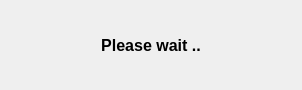
<ui version="4.0" >
 <class>PleaseWaitDialog</class>
 <widget class="QDialog" name="PleaseWaitDialog" >
  <property name="enabled" >
   <bool>true</bool>
  </property>
  <property name="geometry" >
   <rect>
    <x>0</x>
    <y>0</y>
    <width>302</width>
    <height>90</height>
   </rect>
  </property>
  <property name="sizePolicy" >
   <sizepolicy vsizetype="Fixed" hsizetype="Fixed" >
    <horstretch>0</horstretch>
    <verstretch>0</verstretch>
   </sizepolicy>
  </property>
  <property name="contextMenuPolicy" >
   <enum>Qt::NoContextMenu</enum>
  </property>
  <property name="windowTitle" >
   <string>Please wait ....</string>
  </property>
  <property name="sizeGripEnabled" >
   <bool>false</bool>
  </property>
  <property name="modal" >
   <bool>false</bool>
  </property>
  <layout class="QHBoxLayout" name="horizontalLayout" >
   <item>
    <widget class="QLabel" name="label" >
     <property name="font" >
      <font>
       <pointsize>12</pointsize>
       <weight>75</weight>
       <bold>true</bold>
      </font>
     </property>
     <property name="text" >
      <string>Please wait ..</string>
     </property>
     <property name="alignment" >
      <set>Qt::AlignCenter</set>
     </property>
     <property name="wordWrap" >
      <bool>true</bool>
     </property>
    </widget>
   </item>
  </layout>
 </widget>
 <resources/>
 <connections/>
</ui>
